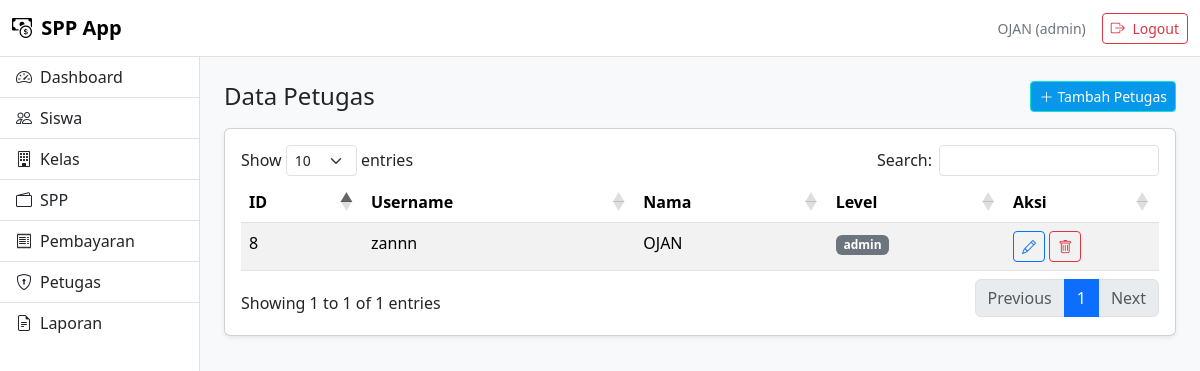
The app's page /index.php?page=petugas (signed in), older data.
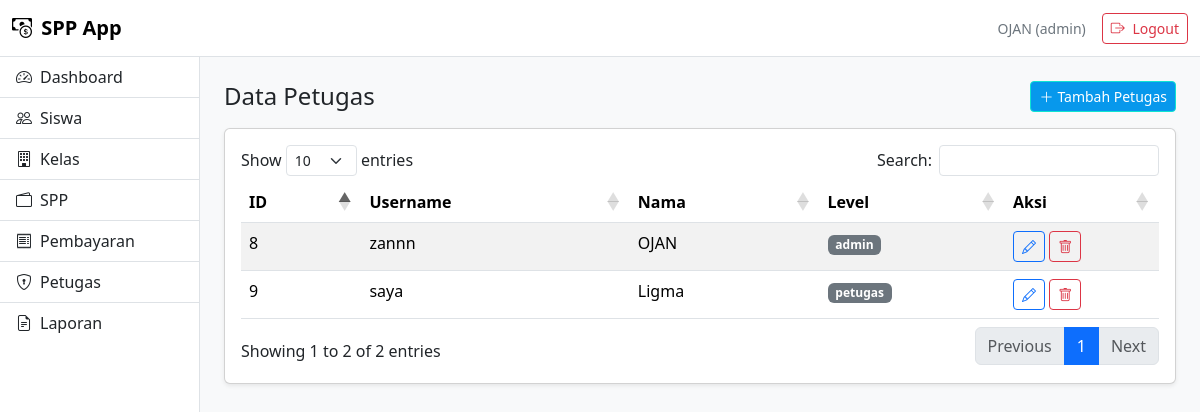
The same page, newer data.
### tables this page shows
CREATE TABLE `petugas` (
  `id_petugas` int(11) NOT NULL,
  `username` varchar(25) DEFAULT NULL,
  `password` varchar(255) DEFAULT NULL,
  `nama_petugas` varchar(35) DEFAULT NULL,
  `level` enum('admin','petugas') DEFAULT NULL,
  `aktif` tinyint(1) NOT NULL DEFAULT 1
);

### index.php (called while the page is built, shortened)
<?php
include "layouts/head.php";
include "layouts/navbar.php";
include "layouts/sidebar.php";
$page = $_GET['page'] ?? 'dashboard';
include "pages/$page.php";
include "layouts/footer.php";

### pages/petugas.php (the view, shortened to what this page needs)
<?php
include __DIR__."/../config/koneksi.php";
?>
<div class="d-flex justify-content-between align-items-center mb-3">
  <h4 class="mb-0">Data Petugas</h4>
  <a href="register.php" class="btn btn-primary btn-sm">
    <i class="bi bi-plus-lg me-1"></i>Tambah Petugas
  </a>
</div>
<?php
$rows = mysqli_query($koneksi,"SELECT * FROM petugas WHERE aktif=1 ORDER BY id_petugas DESC");
?>
<div class="card shadow-sm">
  <div class="card-body">
    <table class="table table-striped datatable">
      <thead>
        <tr>
          <th>ID</th>
          <th>Username</th>
          <th>Nama</th>
          <th>Level</th>
          <th width="120">Aksi</th>
        </tr>
      </thead>
      <tbody>
      <?php while($d=mysqli_fetch_assoc($rows)): ?>
        <tr>
          <td><?= $d['id_petugas'] ?></td>
          <td><?= htmlspecialchars($d['username']) ?></td>
          <td><?= htmlspecialchars($d['nama_petugas']) ?></td>
          <td><span class="badge bg-secondary"><?= $d['level'] ?></span></td>
          <td>
            <a class="btn btn-sm btn-outline-primary"
               href="/spp_app/index.php?page=petugas&edit=<?= $d['id_petugas'] ?>">
              <i class="bi bi-pencil"></i>
            </a>
            <a class="btn btn-sm btn-outline-danger"
               href="/spp_app/index.php?page=petugas&hapus=<?= $d['id_petugas'] ?>"
               onclick="return confirm('Hapus data ini?')">
              <i class="bi bi-trash"></i>
            </a>
          </td>
        </tr>
      <?php endwhile; ?>
      </tbody>
    </table>
  </div>
</div>

Row changes from the older to the newer data that the page shows:
added petugas: id_petugas "9", username "saya", nama_petugas "Ligma", level "petugas"
Text that changed along with them:
text written by a page script: "Show entries Search: Showing 1 to 1 of 1 entries Previous 1 Next" → "Show entries Search: Showing 1 to 2 of 2 entries Previous 1 Next"
